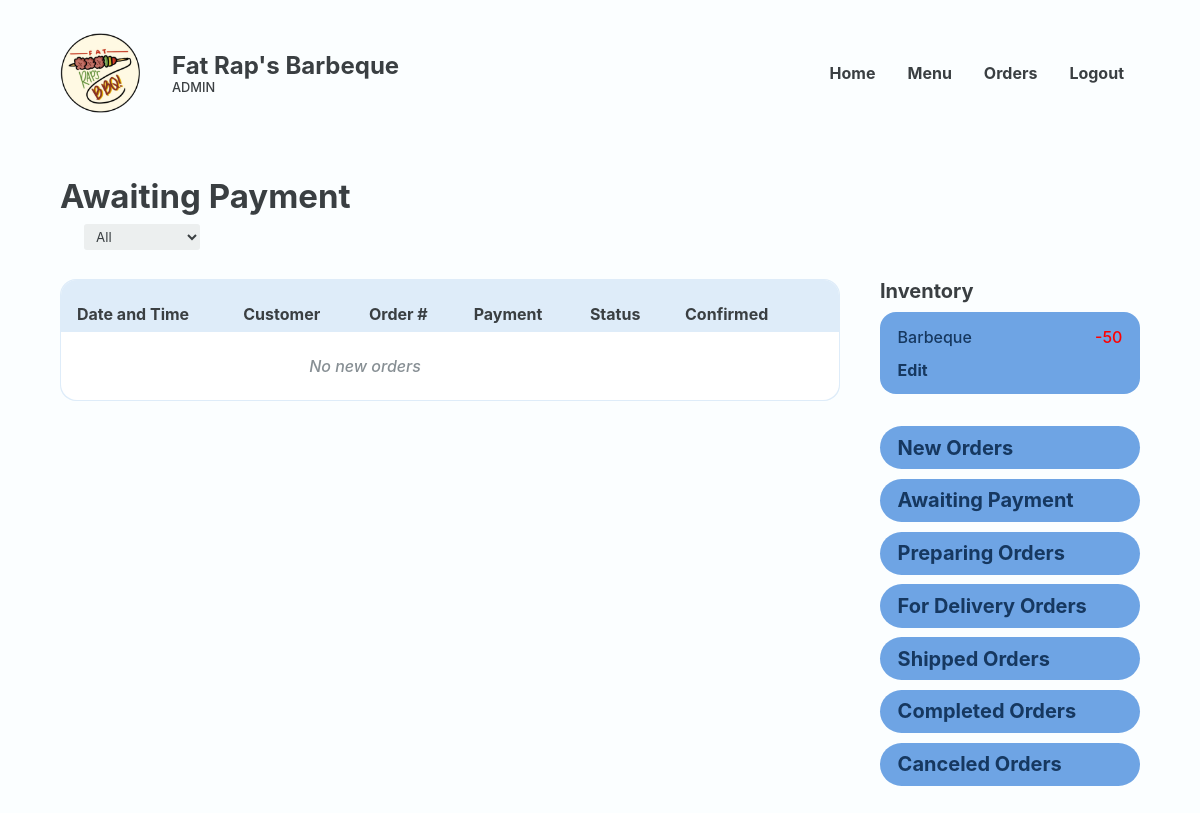
The app's page /Website/admin-awaiting-payment.php (signed in), older data.
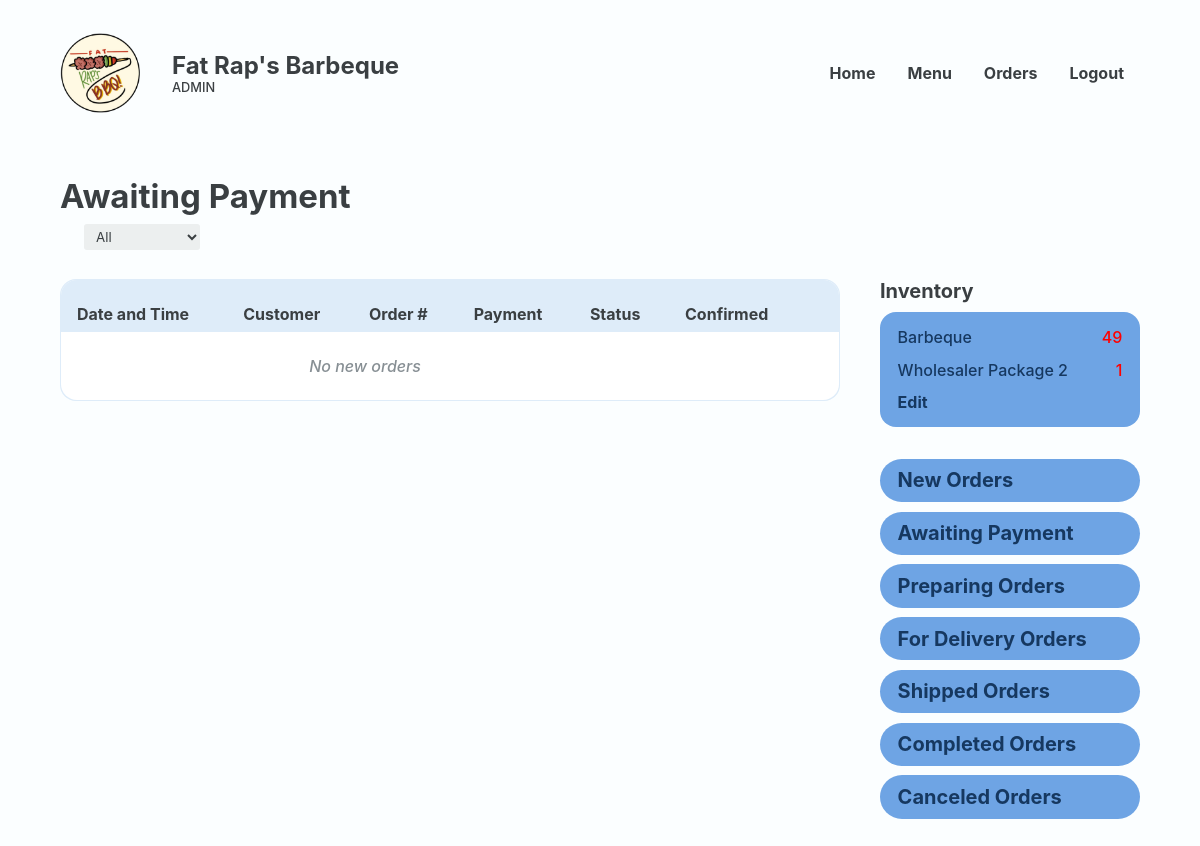
The same page, newer data.
### tables this page shows
CREATE TABLE `food` (
  `FOOD_ID` int(18) UNSIGNED NOT NULL,
  `CTGY_ID` int(18) NOT NULL,
  `FOOD_NAME` varchar(20) NOT NULL,
  `FOOD_PRICE` decimal(10,2) NOT NULL,
  `FOOD_DESC` varchar(50) NOT NULL,
  `FOOD_IMG` varchar(255) NOT NULL,
  `FOOD_STOCK` int(20) NOT NULL,
  `FOOD_ACTIVE` varchar(10) NOT NULL,
  `FOOD_TYPE` varchar(16) NOT NULL
);

### Website/admin-awaiting-payment.php (the view, shortened to what the changed rows need)
<?php
@include 'constants.php';
?>
<!DOCTYPE html>
<html lang="en">
<head>
    <link rel="stylesheet" href="header-styles.css">
    <link rel="stylesheet" href="admin-styles.css">
    <link href='https://unpkg.com/boxicons@2.1.4/css/boxicons.min.css' rel='stylesheet'>
</head>
<body>
    <header class="backend">
        <div class="header-container">
            <div class="website-title">
                <div class="text">
                    <h1>Fat Rap's Barbeque</h1>
                </div>
            </div>
        </div>
    </header>
    <main>
        <section class="section" id="orders-page">
            <div class="container">
                <div class="section-heading">
                    <h2>Awaiting Payment</h2>
                </div>
                <section class="with-side-menu">
                    <section class="main-section table-wrapper">
                        <table class="alternating">
                            <tr>
                                <th class="header">Date and Time</th>
                                <th class="header">Customer</th>
                                <th class="header">Order #</th>
                                <th class="header">Payment</th>
                                <th class="header">Status</th>
                                <th class="header">Confirmed</th>
                                <th class="header"></th>
                            </tr>
    </table>
        </section>
        <section class="side-menu">
            <div class="group inventory">
                <div class="inventory-box">
                    <?php
                    $sql = "SELECT * FROM food WHERE FOOD_STOCK < 100";
                    $res = mysqli_query($conn, $sql);
                    $count = mysqli_num_rows($res);
                    if ($count > 0) {
                        while ($row = mysqli_fetch_assoc($res)) {
                            $FOOD_NAME = $row['FOOD_NAME'];
                            $FOOD_STOCK = $row['FOOD_STOCK'];
                    ?>
                            <div class="inline">
                                <p><?php echo $FOOD_NAME ?></p>
                                <span class="<?php echo ($FOOD_STOCK < 100) ? 'red-text' : ''; ?>">
                                    <p><?php echo $FOOD_STOCK ?></p>
                                </span>
                            </div>
                    <?php
                        }
                    }
                    ?>
                </div>
            </div>
        </section>
        </section>
        </div>
        </section>
    </main>
</body>
</html>

Row changes from the older to the newer data that the page shows:
changed food "Barbeque": FOOD_STOCK "-50" → "49"
added food: FOOD_NAME "Wholesaler Package 2", FOOD_STOCK "1"
